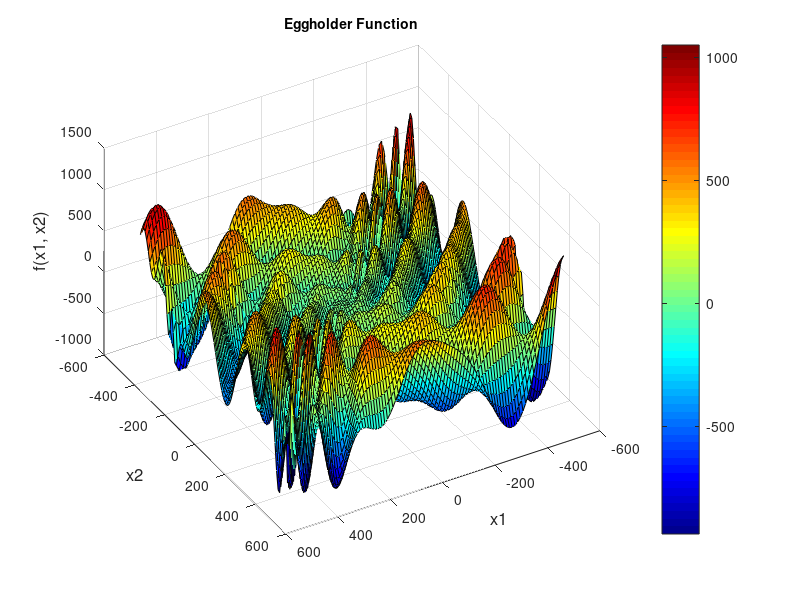

Source code (MATLAB):
% Zakres dla zmiennych
x1 = linspace(-512, 512, 100); % Zakres dla zmiennej x1
x2 = linspace(-512, 512, 100); % Zakres dla zmiennej x2

% Tworzenie siatki wartości
[X1, X2] = meshgrid(x1, x2);

% Obliczanie wartości funkcji Eggholder
f = -(X2 + 47) .* sin(sqrt(abs(X2 + X1/2 + 47))) - ...
     X1 .* sin(sqrt(abs(X1 - (X2 + 47))));

% Rysowanie wykresu 3D z siatką
figure;
surf(X1, X2, f);

% Dostosowanie wyglądu wykresu
colormap(jet); % Kolorystyka
colorbar; % Pasek kolorów
title('Eggholder Function', 'FontSize', 10, 'FontWeight', 'bold');
xlabel('x1', 'FontSize', 12);
ylabel('x2', 'FontSize', 12);
zlabel('f(x1, x2)', 'FontSize', 12);

% Widok 3D z siatką
grid on; % Włączenie siatki
view(150, 45); % Ustawienie widoku 3D
shading faceted; % Wyświetlanie krawędzi siatki
